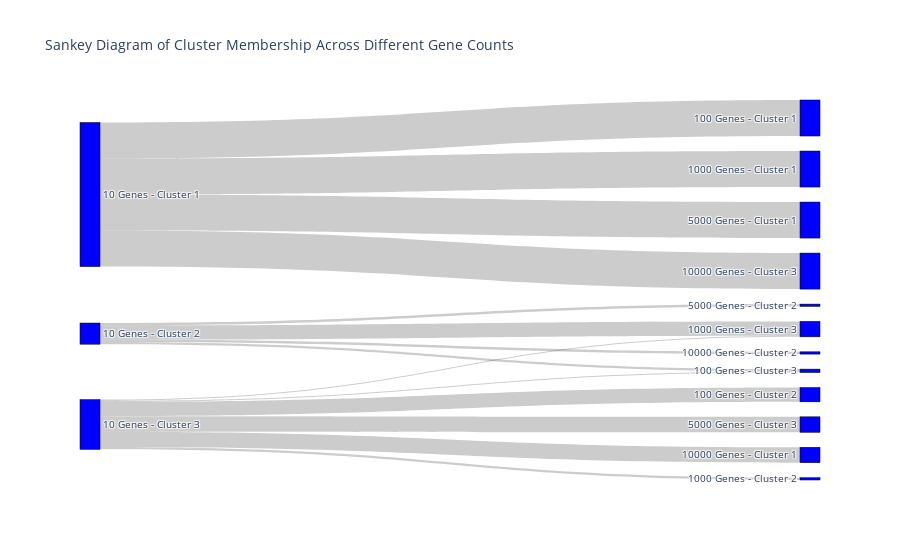

Write notebook code for a chart like this one.
### Markdown cell above
##### iii. Create an alluvial diagram (Sankey plot) to visualize how the different clustering setups changed cluster memberships for each sample. Each column should be 1 clustering result, and the samples create the ribbons/layers.

### Code cell
# Prepare data for Sankey diagram (source, target, value)
source = []
target = []
value = []

# Loop through gene numbers to track how samples move between clusters
for i in range(len(gene_numbers) - 1):
    contingency_table = pd.crosstab(cluster_results_genes[f'genes_{gene_numbers[i]}'],
                                    cluster_results_genes[f'genes_{gene_numbers[i+1]}'])
    
    for row in contingency_table.index:
        for col in contingency_table.columns:
            if contingency_table.loc[row, col] > 0:
                source.append(row - 1)  # Adjust to start at index 0
                target.append(col - 1 + (i + 1) * 3)  # Adjust target to next set of clusters
                value.append(contingency_table.loc[row, col])

# Create labels for the nodes (clusters at different gene counts)
labels = []
for count in gene_numbers:
    labels.extend([f'{count} Genes - Cluster {i}' for i in range(1, 4)])  # 3 clusters at each step

# Create the Sankey diagram
import plotly.graph_objects as go

fig = go.Figure(data=[go.Sankey(
    node=dict(
        pad=15,
        thickness=20,
        line=dict(color="black", width=0.5),
        label=labels,  # Label the nodes with the gene count and cluster number
        color="blue"
    ),
    link=dict(
        source=source,  # Indices correspond to labels, starting from 0
        target=target,  # Targets are the next cluster labels
        value=value     # The number of samples moving between clusters
    ))])

fig.update_layout(title_text="Sankey Diagram of Cluster Membership Across Different Gene Counts", font_size=10)
fig.show()

### Figure 1 — Plotly figure (JSON) as saved in the notebook; plotly's stock layout.template omitted (floating-point values rounded to 4 significant figures)
{"data": [{"link": {"source": [0, 1, 2, 2, 0, 1, 2, 2, 0, 1, 2, 0, 1, 2], "target": [3, 5, 4, 5, 6, 8, 7, 8, 9, 10, 11, 14, 13, 12], "value": [63, 4, 25, 2, 63, 25, 4, 2, 63, 4, 27, 63, 4, 27]}, "node": {"color": "blue", "label": ["10 Genes - Cluster 1", "10 Genes - Cluster 2", "10 Genes - Cluster 3", "100 Genes - Cluster 1", "100 Genes - Cluster 2", "100 Genes - Cluster 3", "1000 Genes - Cluster 1", "1000 Genes - Cluster 2", "1000 Genes - Cluster 3", "5000 Genes - Cluster 1", "5000 Genes - Cluster 2", "5000 Genes - Cluster 3", "10000 Genes - Cluster 1", "10000 Genes - Cluster 2", "10000 Genes - Cluster 3"], "line": {"color": "black", "width": 0.5}, "pad": 15, "thickness": 20}, "type": "sankey"}], "layout": {"autosize": true, "font": {"size": 10}, "title": {"text": "Sankey Diagram of Cluster Membership Across Different Gene Counts"}}}
